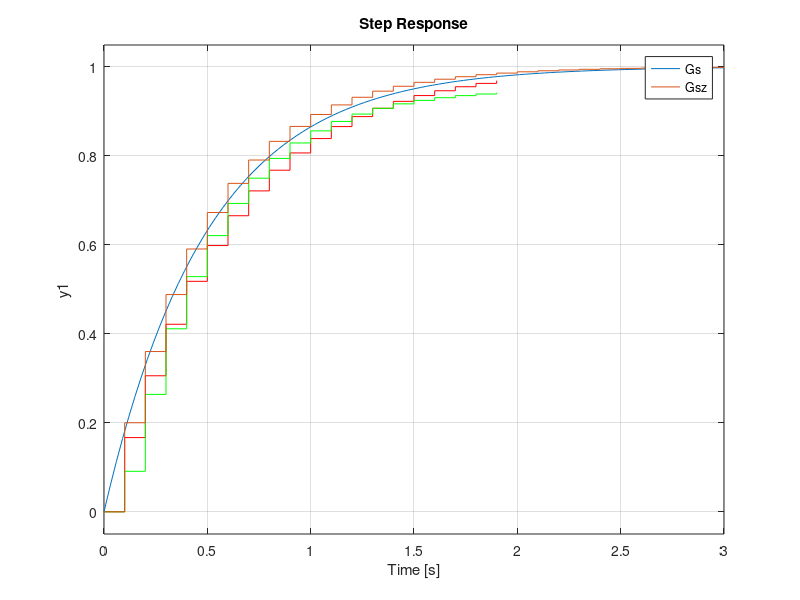

Recreate this plot in MATLAB.
clear all;

pkg load control;

Ts = 0.1;

R = 1;
C = 0.5;

tau = R*C;

s = tf('s');
z = tf('z',Ts);

sz = 1/Ts*(z-1);

Gsz = 1/(tau*sz+1);

Gs = 1/(tau*s+1);

Gs_ss = ss(Gs);

N = 20;
t = (0:(N-1))*Ts;
h_z1 = 0;
u_z1 = 0;
u2_z1 = 0;
ui = ones(1,N);
u = zeros(1,N);
u2 = zeros(1,N);
h = zeros(1,N);

for i = 1:N-1
  u2(i+1) = 1/(Ts/2+R*C)*(-h_z1 - Ts/2 * u_z1 + ui(i));
  h(i+1) = h_z1 + (u2(i+1) + u2_z1) * Ts/2;
  h_z1 = h(i+1);
  u2_z1 = u2(i+1);
  u(i+1) = u_z1 + Ts/(tau+Ts) * (ui(i) - u_z1);
  u_z1 = u(i+1);
end

stairs(t,u, 'r');
hold on;
stairs(t,h, 'g');
step(Gs,Gsz);
